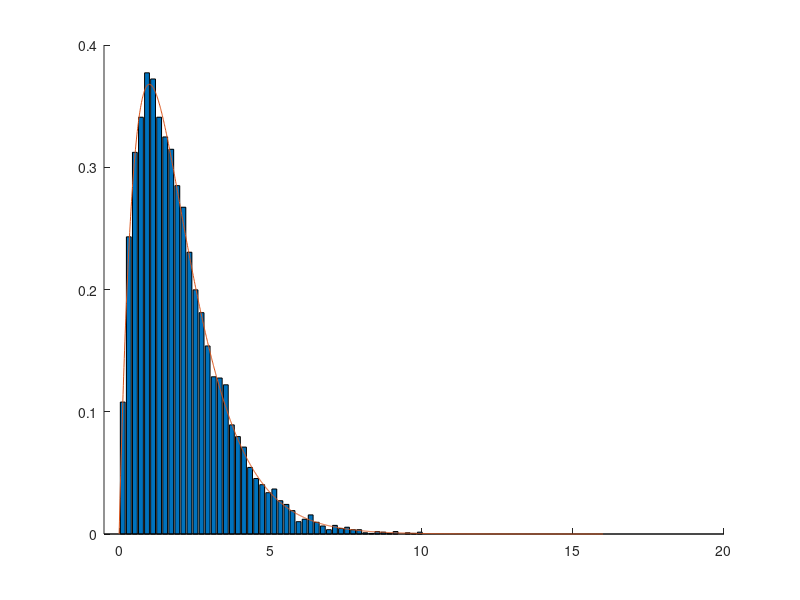

This figure's MATLAB source:
clear variables;
close all; 


figure(1); hold on;

n = 10000;
U1= rand(n,1);% VA uniforme sur [0,1] 
U2= rand(n,1);% VA uniforme sur [0,1]
X = -log(1-U1);
Y = -log(1-U2)/2;
U = X+2*Y;
[h_emp,xout]= hist(U,50);
bar(xout,h_emp/trapz(xout,h_emp));% affichage de l’histogramme de U
E_emp= mean(U);% moyenne empirique
V_emp= std(U)*std(U);% variance empirique
axis([-0.5 20 0 0.4])
x_th = 0:0.01:16;
h_th = x_th.*exp(-x_th);
plot(x_th,h_th)
E_th = 2;
V_th = 2;